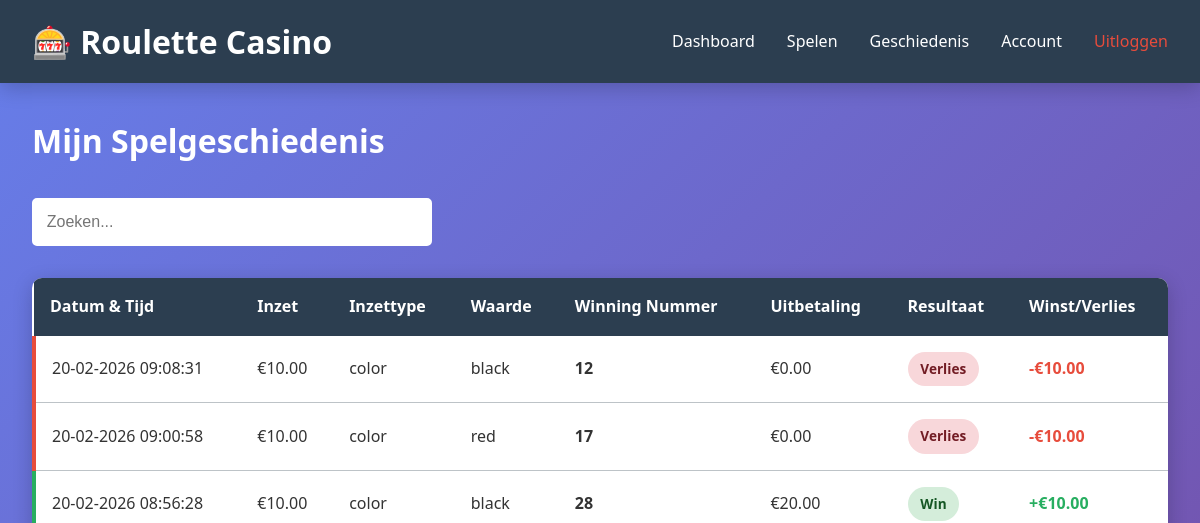
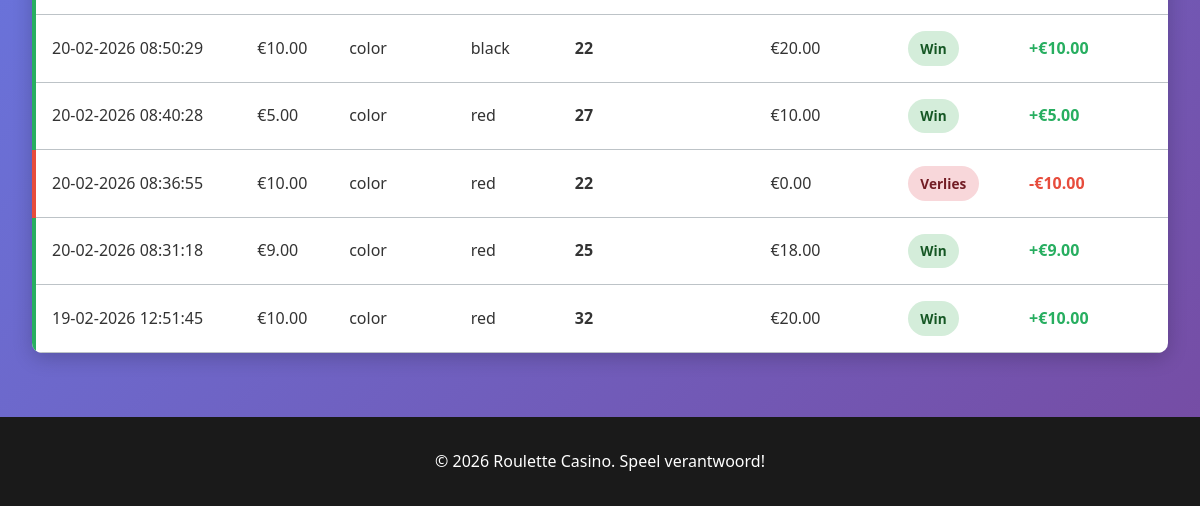
The app's page /history (signed in), older data (2 pictures, top to bottom).
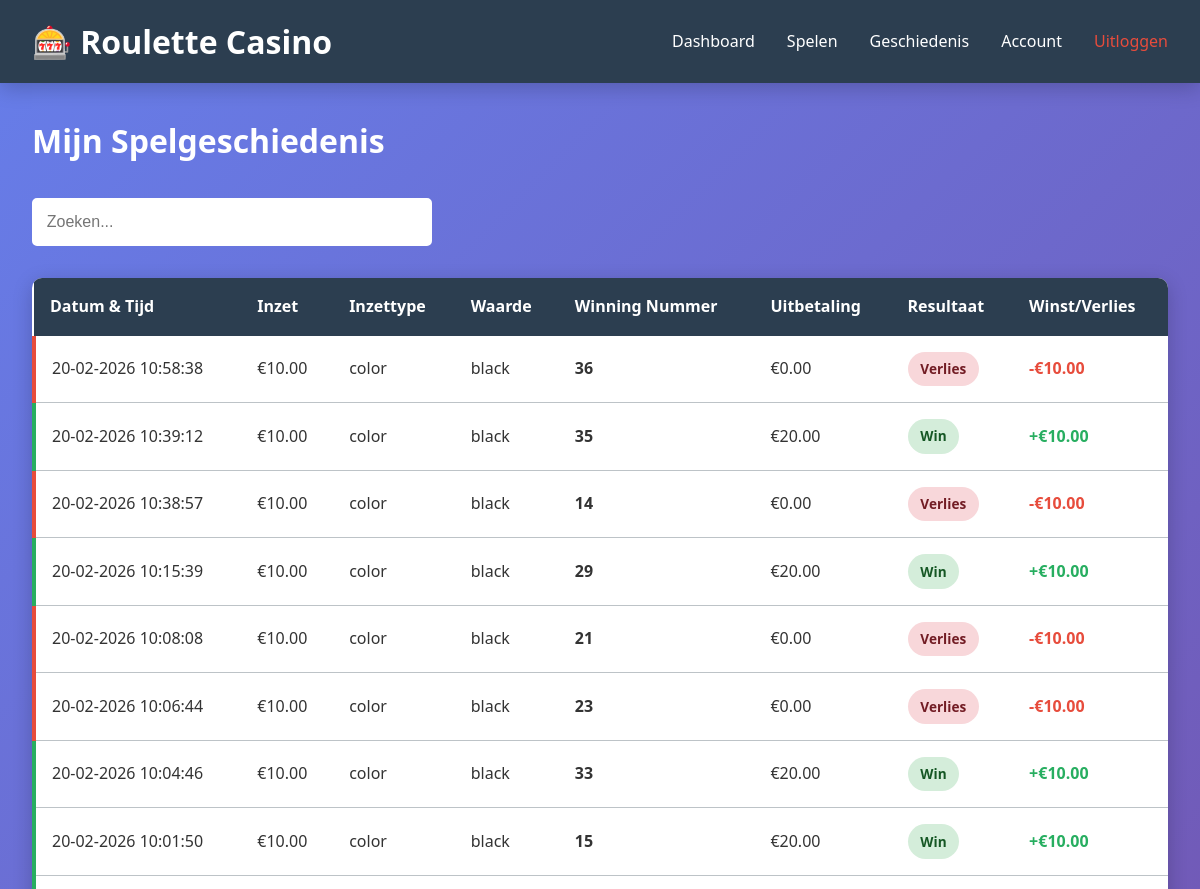
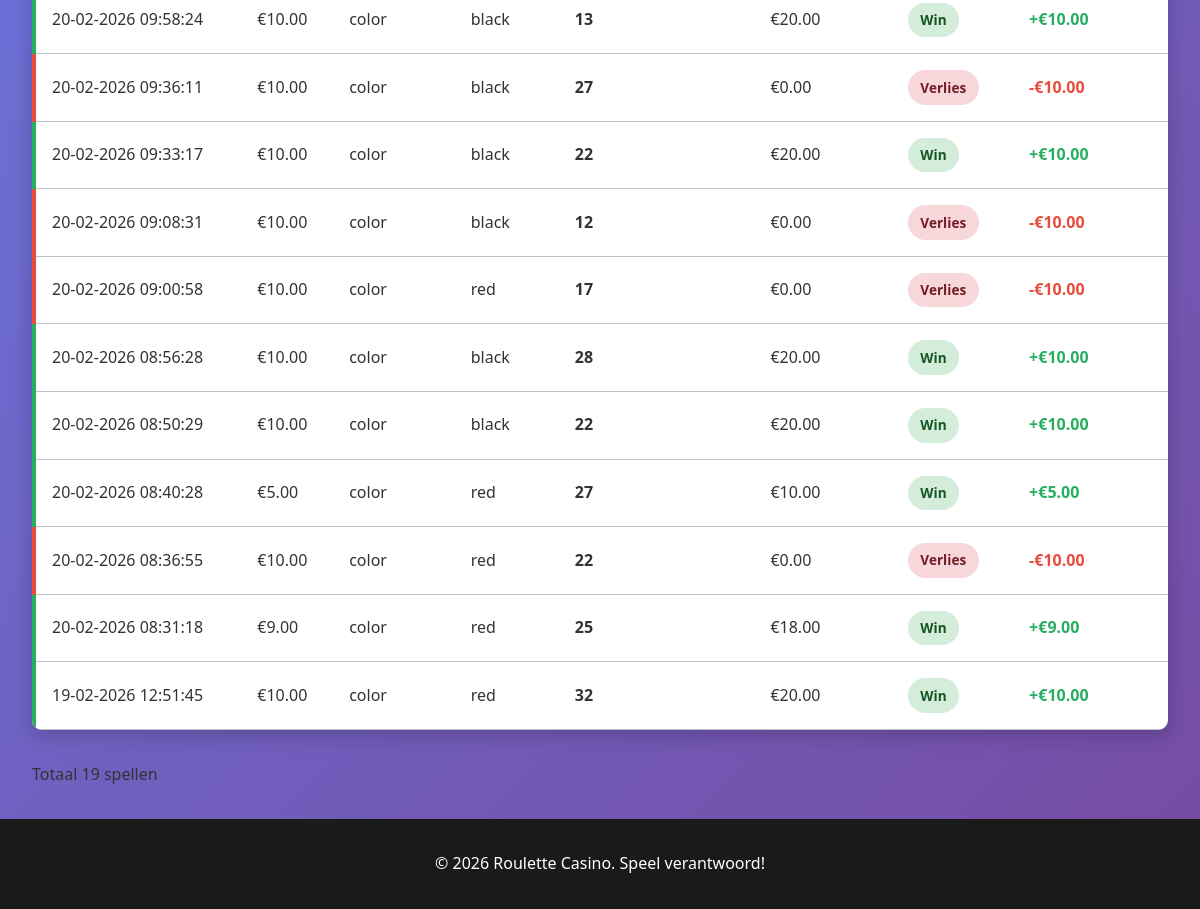
The same page, newer data (2 pictures, top to bottom).
### nseroulette.py (models this page shows, shortened)
class GameRound(db.Model):
    id = db.Column(db.Integer, primary_key=True)
    user_id = db.Column(db.Integer, db.ForeignKey('user.id'), nullable=False)
    bet_amount = db.Column(db.Float, nullable=False)
    bet_type = db.Column(db.String(50), nullable=False)  # 'number', 'color', 'odd/even', etc.
    bet_value = db.Column(db.String(50), nullable=False)  # '17', 'red', 'odd', etc.
    winning_number = db.Column(db.Integer, nullable=False)
    result = db.Column(db.String(10), nullable=False)  # 'win' or 'lose'
    payout = db.Column(db.Float, default=0.0)
    created_at = db.Column(db.DateTime, default=datetime.utcnow)

### nseroulette.py (the view)
@app.route('/history')
@login_required
def history():
    games = GameRound.query.filter_by(user_id=session['user_id']).order_by(GameRound.created_at.desc()).all()
    return render_template('history.html', games=games)

### nseroulette.py (called while the page is built)
def login_required(f):
    @wraps(f)
    def decorated_function(*args, **kwargs):
        if 'user_id' not in session:
            return redirect(url_for('login'))
        return f(*args, **kwargs)
    return decorated_function

### templates/history.html (shortened to what this page needs)
{% extends "base.html" %}
{% block content %}
<div class="history-container">
    <h1>Mijn Spelgeschiedenis</h1>
    {% if games %}
    <div class="history-filters">
        <input type="text" id="searchFilter" placeholder="Zoeken..." class="search-input">
    </div>
    <table class="games-table full-table">
        <thead>
            <tr>
                <th>Datum & Tijd</th>
                <th>Inzet</th>
                <th>Inzettype</th>
                <th>Waarde</th>
                <th>Winning Nummer</th>
                <th>Uitbetaling</th>
                <th>Resultaat</th>
                <th>Winst/Verlies</th>
            </tr>
        </thead>
        <tbody>
            {% for game in games %}
            <tr class="result-{{ game.result }}">
                <td>{{ game.created_at.strftime('%d-%m-%Y %H:%M:%S') }}</td>
                <td>€{{ "%.2f"|format(game.bet_amount) }}</td>
                <td>{{ game.bet_type }}</td>
                <td>{{ game.bet_value }}</td>
                <td><strong>{{ game.winning_number }}</strong></td>
                <td>€{{ "%.2f"|format(game.payout) }}</td>
                <td><span class="badge badge-{{ game.result }}">{{ 'Win' if game.result == 'win' else 'Verlies' }}</span></td>
                <td class="amount-cell">
                    {% if game.result == 'win' %}
                        <span class="amount-win">+€{{ "%.2f"|format(game.payout - game.bet_amount) }}</span>
                    {% else %}
                        <span class="amount-loss">-€{{ "%.2f"|format(game.bet_amount) }}</span>
                    {% endif %}
                </td>
            </tr>
            {% endfor %}
        </tbody>
    </table>
    {% if games|length > 10 %}
    <div class="pagination">
        <p>Totaal {{ games|length }} spellen</p>
    </div>
    {% endif %}
    {% else %}
    <div class="empty-state">
        <p>Je hebt nog geen spellen gespeeld.</p>
        <a href="{{ url_for('game') }}" class="btn btn-primary">Start nu spelen!</a>
    </div>
    {% endif %}
</div>
{% endblock %}

### templates/base.html (shortened to what this page needs)
<!DOCTYPE html>
<html lang="nl">
<head>
    <link rel="stylesheet" href="{{ url_for('static', filename='css/style.css') }}">
</head>
<body>
    <nav class="navbar">
        <div class="nav-container">
            <div class="nav-logo">
                <a href="/" class="logo-text">🎰 Roulette Casino</a>
            </div>
            {% if session.get('user_id') %}
            <ul class="nav-menu">
                <li><a href="{{ url_for('dashboard') }}" class="nav-link">Dashboard</a></li>
                <li><a href="{{ url_for('game') }}" class="nav-link">Spelen</a></li>
                <li><a href="{{ url_for('history') }}" class="nav-link">Geschiedenis</a></li>
                <li><a href="{{ url_for('account') }}" class="nav-link">Account</a></li>
                <li><a href="{{ url_for('logout') }}" class="nav-link logout">Uitloggen</a></li>
            </ul>
            {% endif %}
        </div>
    </nav>
    <main class="container">
        {% block content %}{% endblock %}
    </main>
    <footer class="footer">
        <p>&copy; 2026 Roulette Casino. Speel verantwoord!</p>
    </footer>
</body>
</html>

### static/css/style.css (style rules this page uses)
* { margin: 0; padding: 0; box-sizing: border-box; }
:root { --primary-color: #2c3e50; --success-color: #27ae60; --danger-color: #e74c3c; --warning-color: #f39c12; --info-color: #3498db; --dark-color: #1a1a1a; --light-color: #ecf0f1; --border-color: #bdc3c7; --shadow: 0 2px 10px rgba(0, 0, 0, 0.1); --shadow-lg: 0 5px 20px rgba(0, 0, 0, 0.2); --transition: all 0.3s ease; }
body { font-family: 'Segoe UI', Tahoma, Geneva, Verdana, sans-serif; background: linear-gradient(135deg, #667eea 0%, #764ba2 100%); color: #333; line-height: 1.6; min-height: 100vh; display: flex; flex-direction: column; }
html { scroll-behavior: smooth; }
main { flex: 1; }
.navbar { background: var(--primary-color); padding: 1rem 0; box-shadow: var(--shadow-lg); position: sticky; top: 0; z-index: 1000; }
.nav-container { max-width: 1200px; margin: 0 auto; padding: 0 2rem; display: flex; justify-content: space-between; align-items: center; }
.nav-logo { font-size: 2rem; font-weight: bold; }
.logo-text { color: white; text-decoration: none; transition: var(--transition); }
.nav-menu { display: flex; list-style: none; gap: 2rem; }
.nav-link { color: white; text-decoration: none; transition: var(--transition); font-weight: 500; }
.nav-link.logout { color: var(--danger-color); }
.container { max-width: 1200px; margin: 2rem auto; padding: 0 2rem; width: 100%; }
.games-table { width: 100%; border-collapse: collapse; background: white; border-radius: 10px; overflow: hidden; box-shadow: var(--shadow-lg); margin-top: 1rem; }
.games-table thead { background: var(--primary-color); color: white; }
.games-table th { padding: 1rem; text-align: left; font-weight: 600; }
.games-table td { padding: 1rem; border-bottom: 1px solid var(--border-color); }
.games-table tbody tr.result-win { border-left: 4px solid var(--success-color); }
.games-table tbody tr.result-lose { border-left: 4px solid var(--danger-color); }
.full-table { margin: 2rem 0; }
.badge { display: inline-block; padding: 0.4rem 0.8rem; border-radius: 20px; font-size: 0.85rem; font-weight: 600; }
.badge-win { background: #d4edda; color: #155724; }
.badge-lose { background: #f8d7da; color: #721c24; }
.history-container { animation: fadeIn 0.5s ease; }
.history-container h1 { color: white; margin-bottom: 2rem; }
.history-filters { margin-bottom: 2rem; }
.search-input { width: 100%; max-width: 400px; padding: 0.8rem; border: 2px solid white; border-radius: 5px; font-size: 1rem; }
.amount-cell { font-weight: bold; }
.amount-win { color: var(--success-color); }
.amount-loss { color: var(--danger-color); }
.footer { background: var(--dark-color); color: white; text-align: center; padding: 2rem; margin-top: auto; }

Row changes from the older to the newer data that the page shows:
added GameRound: created_at "20-02-2026 10:58:38", bet_amount "10.00", bet_type "color", bet_value "black", winning_number "36", payout "0.00", result "Verlies"
added GameRound: created_at "20-02-2026 10:39:12", bet_amount "10.00", bet_type "color", bet_value "black", winning_number "35", payout "20.00", result "Win", game.payout-game.bet_amount "10.00"
added GameRound: created_at "20-02-2026 10:38:57", bet_amount "10.00", bet_type "color", bet_value "black", winning_number "14", payout "0.00", result "Verlies"
added GameRound: created_at "20-02-2026 10:15:39", bet_amount "10.00", bet_type "color", bet_value "black", winning_number "29", payout "20.00", result "Win", game.payout-game.bet_amount "10.00"
added GameRound: created_at "20-02-2026 10:08:08", bet_amount "10.00", bet_type "color", bet_value "black", winning_number "21", payout "0.00", result "Verlies"
added GameRound: created_at "20-02-2026 10:06:44", bet_amount "10.00", bet_type "color", bet_value "black", winning_number "23", payout "0.00", result "Verlies"
added GameRound: created_at "20-02-2026 10:04:46", bet_amount "10.00", bet_type "color", bet_value "black", winning_number "33", payout "20.00", result "Win", game.payout-game.bet_amount "10.00"
added GameRound: created_at "20-02-2026 10:01:50", bet_amount "10.00", bet_type "color", bet_value "black", winning_number "15", payout "20.00", result "Win", game.payout-game.bet_amount "10.00"
added GameRound: created_at "20-02-2026 09:58:24", bet_amount "10.00", bet_type "color", bet_value "black", winning_number "13", payout "20.00", result "Win", game.payout-game.bet_amount "10.00"
added GameRound: created_at "20-02-2026 09:36:11", bet_amount "10.00", bet_type "color", bet_value "black", winning_number "27", payout "0.00", result "Verlies"
added GameRound: created_at "20-02-2026 09:33:17", bet_amount "10.00", bet_type "color", bet_value "black", winning_number "22", payout "20.00", result "Win", game.payout-game.bet_amount "10.00"
Text that changed along with them:
{{ games|length }}: (not shown) → "19"
text now shown: "Totaal spellen"
